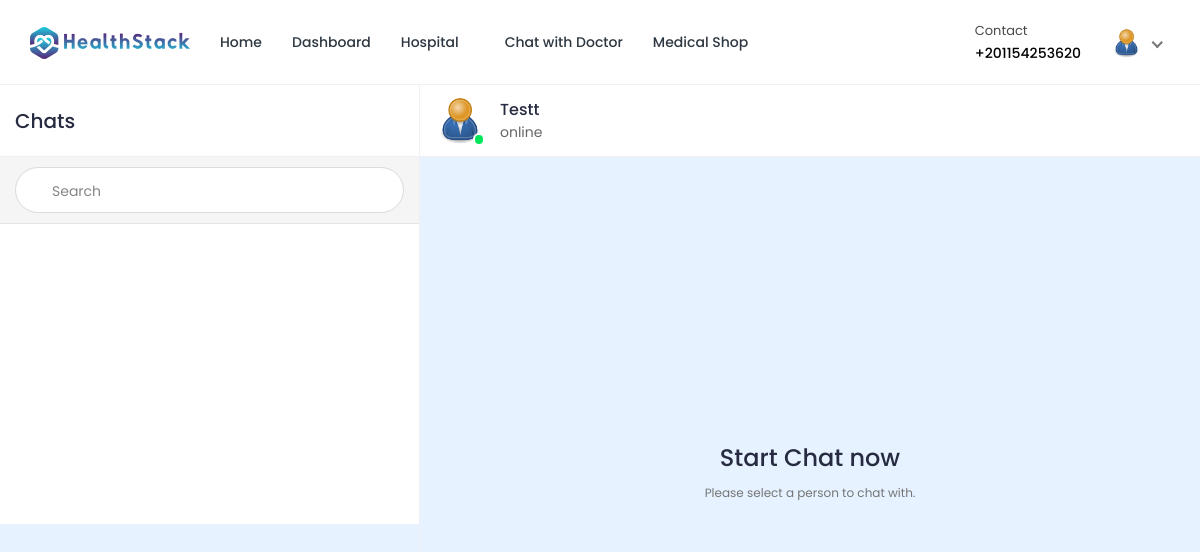
The app's page /chat/home/26/ (signed in), older data.
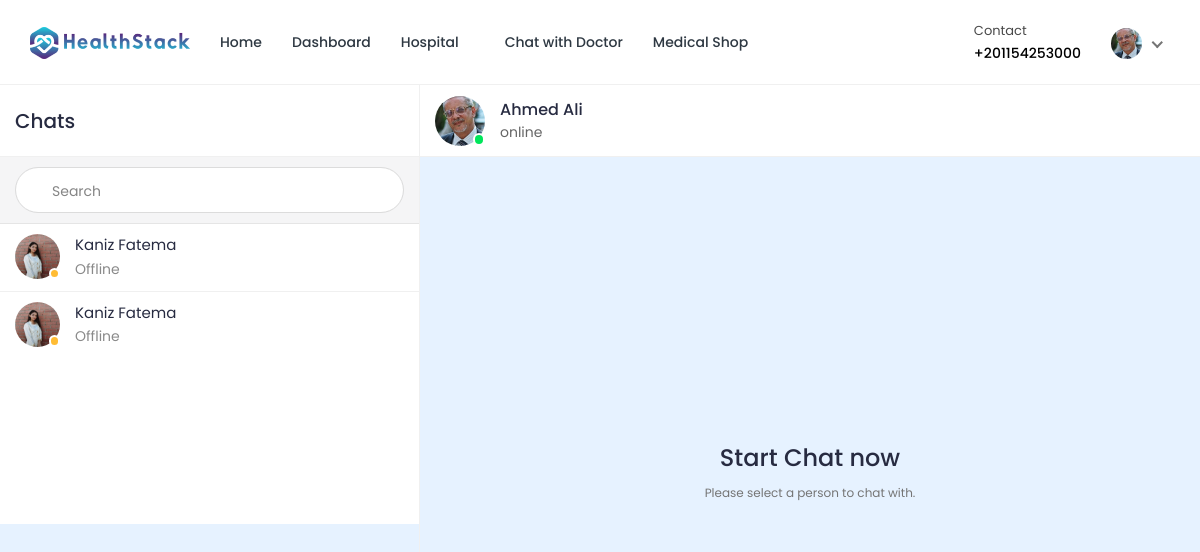
The same page, newer data.
### hospital/models.py (models this page shows, shortened)
class Patient(models.Model):
    patient_id = models.AutoField(primary_key=True)
    user = models.OneToOneField(User, on_delete=models.CASCADE, null=True, blank=True, related_name='patient')
    name = models.CharField(max_length=200, null=True, blank=True)
    username = models.CharField(max_length=200, null=True, blank=True)
    age = models.IntegerField(null=True, blank=True)
    email = models.EmailField(max_length=200, null=True, blank=True)
    phone_number = models.IntegerField(null=True, blank=True)
    address = models.CharField(max_length=200, null=True, blank=True)
    featured_image = models.ImageField(upload_to='patients/', default='patients/user-default.png', null=True, blank=True)
    blood_group = models.CharField(max_length=200, null=True, blank=True)
    history = models.CharField(max_length=200, null=True, blank=True)
    dob = models.CharField(max_length=200, null=True, blank=True)
    nid = models.CharField(max_length=200, null=True, blank=True)
    serial_number = models.CharField(max_length=20,unique=True,default=str(uuid.uuid4())[:8])
    login_status = models.CharField(max_length=200, null=False, blank=False, default="offline")

### doctor/models.py (models this page shows, shortened)
class Doctor_Information(models.Model):
    DOCTOR_TYPE = (
        ('Cardiologists', 'Cardiologists'),
        ('Neurologists', 'Neurologists'),
        ('Pediatricians', 'Pediatricians'),
        ('Physiatrists', 'Physiatrists'),
        ('Dermatologists', 'Dermatologists'),
    )
    doctor_id = models.AutoField(primary_key=True)
    user = models.OneToOneField(User, on_delete=models.CASCADE, null=True, blank=True, related_name='profile')
    name = models.CharField(max_length=200, null=True, blank=True)
    username = models.CharField(max_length=200, null=True, blank=True)
    gender = models.CharField(max_length=200, null=True, blank=True)
    description = models.TextField(max_length=1000, null=True, blank=True)
    department = models.CharField(max_length=200, choices=DOCTOR_TYPE, null=True, blank=True)
    department_name = models.ForeignKey(hospital_department, on_delete=models.SET_NULL, null=True, blank=True)
    specialization = models.ForeignKey(specialization, on_delete=models.SET_NULL, null=True, blank=True)
    featured_image = models.ImageField(upload_to='doctors/', default='doctors/user-default.png', null=True, blank=True)
    certificate_image = models.ImageField(upload_to='doctors_certificate/', default='doctors_certificate/default.png', null=True, blank=True)
    email = models.EmailField(max_length=200, null=True, blank=True)
    phone_number = models.CharField(max_length=200, null=True, blank=True)
    nid = models.CharField(max_length=200, null=True, blank=True)
    visiting_hour = models.CharField(max_length=200, null=True, blank=True)
    consultation_fee = models.IntegerField(null=True, blank=True)
    report_fee = models.IntegerField(null=True, blank=True)
    dob = models.CharField(max_length=200, null=True, blank=True)
    institute = models.CharField(max_length=200, null=True, blank=True)
    degree = models.CharField(max_length=200, null=True, blank=True)
    completion_year = models.CharField(max_length=200, null=True, blank=True)
    work_place = models.CharField(max_length=200, null=True, blank=True)
    designation = models.CharField(max_length=200, null=True, blank=True)
    start_year = models.CharField(max_length=200, null=True, blank=True)
    end_year = models.CharField(max_length=200, null=True, blank=True)
    register_status =  models.CharField(max_length=200, null=True, blank=True)
    hospital_name = models.ForeignKey(Hospital_Information, on_delete=models.SET_NULL, null=True, blank=True)

### ChatApp/views.py (the view, shortened to what this page needs)
# urls.py: path('', views.home, name='chat-home'),
@csrf_exempt
@login_required(login_url='login')
@cache_control(no_cache=True, must_revalidate=True, no_store=True)
def home(request,pk):
    if request.user.is_patient:
            User = get_user_model()
            users = User.objects.all()
            patients = Patient.objects.get(user_id=pk)
            appointments = Appointment.objects.filter(patient=patients).filter(appointment_status='confirmed')
            doctor= Doctor_Information.objects.filter(appointment__in=appointments)
            chats = {}
            if request.method == 'GET' and 'u' in request.GET:
                chats = chatMessages.objects.filter(Q(user_from=request.user.id, user_to=request.GET['u']) | Q(user_from=request.GET['u'], user_to=request.user.id))
                chats = chats.order_by('date_created')
                doc = Doctor_Information.objects.get(user_id=request.GET['u'])
                context = {
                "page":"home",
                "users":users,
                "chats":chats,
                "patient":patients,
                "doctor":doctor,
                "doc":doc,
                "app":appointments,
                "chat_id": int(request.GET['u'] if request.method == 'GET' and 'u' in request.GET else 0)
            }
            else:
                context = {
                    "page":"home",
                    "users":users,
                    "chats":chats,
                    "patient":patients,
                    "doctor":doctor,
                    "app":appointments,
                    "chat_id": int(request.GET['u'] if request.method == 'GET' and 'u' in request.GET else 0)
                }
            print(request.GET['u'] if request.method == 'GET' and 'u' in request.GET else 0)
            return render(request,"chat.html",context)

### templates/chat.html (shortened to what this page needs)
{% load static %}
{%load tz%}
<!DOCTYPE html>
<html lang="en">
<head>
		<link rel="stylesheet" href="{% static 'HealthStack-System/css/Normal/bootstrap.min.css' %}">
		<link rel="stylesheet" href="{% static 'HealthStack-System/plugins/Normal/fontawesome/css/fontawesome.min.css' %}">
		<link rel="stylesheet" href="{% static 'HealthStack-System/plugins/Normal/fontawesome/css/all.min.css' %}">
		<link rel="stylesheet" href="{% static 'HealthStack-System/css/Normal/style.css' %}">
		<link rel="stylesheet" href="{% static 'HealthStack-System/plugins/Normal/fancybox/jquery.fancybox.min.css'%}">
	</head>
	<body class="chat-page">
		<div class="main-wrapper">
			<header class="header">{% include 'patient_navbar.html' %}</header>
			<div class="content">
				<div class="container-fluid">
					<div class="row">
						<div class="col-xl-12">
							<div class="chat-window">
								<div class="chat-cont-left">
									<div class="chat-header">
										<span>Chats</span>
									</div>
									<form class="chat-search" method="GET" action = "{% url 'chat-home' pk=user.id %}">
										<div class="input-group">
											<div class="input-group-prepend">
											</div>
											<input type="text" class="form-control" placeholder="Search" name="search">
										</div>
									</form>
									<div class="chat-users-list">
										<div class="chat-scroll">
										{% for d in doctor %}
										{% if not d.id == 1 and not d.id == user.id %}
											<a href="{% url 'chat-home' pk=user.id %}?u={{d.user.id}}" class="media">
												<div class="media-img-wrap">
													{%if d.user.login_status%}
													<div class="avatar avatar-online">
														<img src="{{ d.featured_image.url }}" alt="User Image" class="avatar-img rounded-circle">
													</div>
													{%else%}
													<div class="avatar avatar-away">
														<img src="{{ d.featured_image.url }}" alt="User Image" class="avatar-img rounded-circle">
													</div>
													{%endif%}
												</div>
												<div class="media-body">
													<div>
														<div class="user-name">{{d.name}}</div>
														{%if d.user.login_status%}
														<div class="user-last-chat">Online</div>
														{%else%}
														<div class="user-last-chat">Offline</div>
														{%endif%}
													</div>
												</div>
											</a>
										{%endif%}
										{% endfor %}
										</div>
									</div>
								</div>
								<div class="chat-cont-right">
									<div class="chat-header">
										<div class="media">
											<div class="media-img-wrap">
												<div class="avatar avatar-online">
													<img src="{{patient.featured_image.url}}" alt="User Image" class="avatar-img rounded-circle">
												</div>
											</div>
											<div class="media-body">
												<div class="user-name">{{patient.name}}</div>
												<div class="user-status">online</div>
											</div>
										</div>
									</div>
									{% if not chat_id > 0 %}
										<div class="d-flex flex-column justify-content-center align-items-center" style="height: 650px;">
											<h3>Start Chat now</h3>
											<p><small class="text-muted">Please select a person to chat with.</small></p>
										</div>
									{% endif %}
								</div>
							</div>
						</div>
					</div>
				</div>
			</div>
	</body>
</html>

### templates/patient_navbar.html (shortened to what this page needs)
{% load static %}
<nav class="navbar navbar-expand-lg header-nav">
  <div class="navbar-header">
    <a href="{% url 'hospital_home'%}" class="navbar-brand logo">
      <img
        src="{% static 'HealthStack-System/images/Normal/logo.jpg' %}"
        class="img-fluid"
        alt="Logo"
      />
    </a>
  </div>
  <div class="main-menu-wrapper">
    <ul class="main-nav">
      <li>
        <a href="{% url 'hospital_home'%}">Home</a>
      </li>
      <li>
        <a href="{% url 'patient-dashboard' %}">Dashboard</a>
      </li>
      <li class="has-submenu">
        <a href="#">Hospital <i class="fas fa-chevron-down"></i></a>
      </li>
      {% if user.is_authenticated and user.is_patient %}
      <li>
        <a href="{% url 'chat-home' pk=user.id %}">Chat with Doctor</a>
      </li>
      {% endif %}
      <li>
        <a href="{% url 'pharmacy_shop' %}">Medical Shop</a>
      </li>
    </ul>
  </div>
  <ul class="nav header-navbar-rht">
    <li class="nav-item contact-item">
      <div class="header-contact-img">
        <i class="far fa-hospital"></i>
      </div>
      <div class="header-contact-detail">
        <p class="contact-header">Contact</p>
        <p class="contact-info-header">+20{{patient.phone_number}}</p>
      </div>
    </li>
    <li class="nav-item dropdown has-arrow logged-item">
      <a href="#" class="dropdown-toggle nav-link" data-toggle="dropdown">
        <span class="user-img">
          <img
            class="rounded-circle"
            src="{{patient.featured_image.url}}"
            width="31"
            alt="Richard Wilson"
          />
        </span>
      </a>
    </li>
  </ul>
</nav>

Row changes from the older to the newer data that the page shows:
changed Patient: phone_number "1154253620" → "1154253000"; featured_image: picture added in place of a placeholder; name "Testt" → "Ahmed Ali"
now on this page (row unchanged): Doctor_Information: featured_image (picture), name "Kaniz Fatema", shows "Offline"
